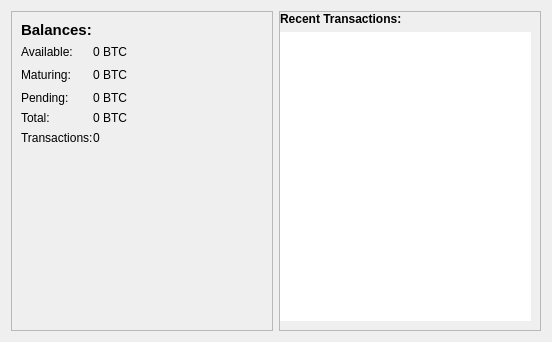
<?xml version="1.0" encoding="UTF-8"?>
<ui version="4.0">
 <class>OverviewPage</class>
 <widget class="QWidget" name="OverviewPage">
  <property name="geometry">
   <rect>
    <x>0</x>
    <y>0</y>
    <width>552</width>
    <height>342</height>
   </rect>
  </property>
  <property name="windowTitle">
   <string>Form</string>
  </property>
  <layout class="QHBoxLayout" name="horizontalLayout" stretch="1,1">
   <item>
    <layout class="QVBoxLayout" name="verticalLayout_2">
     <item>
      <widget class="QFrame" name="frameOverview">
       <property name="frameShape">
        <enum>QFrame::StyledPanel</enum>
       </property>
       <property name="frameShadow">
        <enum>QFrame::Raised</enum>
       </property>
       <layout class="QGridLayout" name="gridLayout_3">
        <property name="horizontalSpacing">
         <number>0</number>
        </property>
        <item row="0" column="0">
         <widget class="QLabel" name="titleBalances">
          <property name="font">
           <font>
            <pointsize>11</pointsize>
            <weight>75</weight>
            <bold>true</bold>
           </font>
          </property>
          <property name="text">
           <string>Balances:</string>
          </property>
         </widget>
        </item>
        <item row="1" column="0">
         <widget class="QLabel" name="titleBalance">
          <property name="text">
           <string>Available:</string>
          </property>
         </widget>
        </item>
        <item row="1" column="1">
         <widget class="QLabel" name="labelBalance">
          <property name="text">
           <string notr="true">0 BTC</string>
          </property>
          <property name="alignment">
           <set>Qt::AlignRight|Qt::AlignTrailing|Qt::AlignVCenter</set>
          </property>
         </widget>
        </item>
        <item row="2" column="0">
         <widget class="QLabel" name="titleMaturing">
          <property name="text">
           <string>Maturing:</string>
          </property>
         </widget>
        </item>
        <item row="2" column="1">
         <widget class="QLabel" name="labelMaturing">
          <property name="text">
           <string notr="true">0 BTC</string>
          </property>
          <property name="alignment">
           <set>Qt::AlignRight|Qt::AlignTrailing|Qt::AlignVCenter</set>
          </property>
         </widget>
        </item>
        <item row="2" column="2">
         <spacer name="horizontalSpacer">
          <property name="orientation">
           <enum>Qt::Horizontal</enum>
          </property>
          <property name="sizeHint" stdset="0">
           <size>
            <width>40</width>
            <height>20</height>
           </size>
          </property>
         </spacer>
        </item>
        <item row="3" column="0">
         <widget class="QLabel" name="titleUnconfirmed">
          <property name="text">
           <string>Pending:</string>
          </property>
         </widget>
        </item>
        <item row="3" column="1">
         <widget class="QLabel" name="labelUnconfirmed">
          <property name="text">
           <string notr="true">0 BTC</string>
          </property>
          <property name="alignment">
           <set>Qt::AlignRight|Qt::AlignTrailing|Qt::AlignVCenter</set>
          </property>
         </widget>
        </item>
        <item row="4" column="0">
         <widget class="QLabel" name="titleTotal">
          <property name="text">
           <string>Total:</string>
          </property>
         </widget>
        </item>
        <item row="4" column="1">
         <widget class="QLabel" name="labelTotal">
          <property name="text">
           <string>0 BTC</string>
          </property>
          <property name="alignment">
           <set>Qt::AlignRight|Qt::AlignTrailing|Qt::AlignVCenter</set>
          </property>
         </widget>
        </item>
        <item row="5" column="0">
         <widget class="QLabel" name="titleNumTransactions">
          <property name="text">
           <string>Transactions:</string>
          </property>
         </widget>
        </item>
        <item row="5" column="1">
         <widget class="QLabel" name="labelNumTransactions">
          <property name="text">
           <string>0</string>
          </property>
          <property name="alignment">
           <set>Qt::AlignLeading|Qt::AlignLeft|Qt::AlignVCenter</set>
          </property>
         </widget>
        </item>
        <item row="6" column="0">
         <spacer name="verticalSpacer">
          <property name="orientation">
           <enum>Qt::Vertical</enum>
          </property>
          <property name="sizeHint" stdset="0">
           <size>
            <width>20</width>
            <height>40</height>
           </size>
          </property>
         </spacer>
        </item>
       </layout>
      </widget>
     </item>
    </layout>
   </item>
   <item>
    <layout class="QVBoxLayout" name="verticalLayout_3">
     <item>
      <widget class="QFrame" name="frame_2">
       <property name="frameShape">
        <enum>QFrame::StyledPanel</enum>
       </property>
       <property name="frameShadow">
        <enum>QFrame::Raised</enum>
       </property>
       <layout class="QVBoxLayout" name="verticalLayout">
        <property name="leftMargin">
         <number>0</number>
        </property>
        <property name="topMargin">
         <number>0</number>
        </property>
        <item>
         <widget class="QLabel" name="titleTx">
          <property name="text">
           <string>&lt;html&gt;&lt;head/&gt;&lt;body&gt;&lt;p&gt;&lt;span style=&quot; font-weight:600;&quot;&gt;Recent Transactions:&lt;/span&gt;&lt;/p&gt;&lt;/body&gt;&lt;/html&gt;</string>
          </property>
         </widget>
        </item>
        <item>
         <widget class="QListView" name="listTransactions">
          <property name="frameShape">
           <enum>QFrame::NoFrame</enum>
          </property>
          <property name="verticalScrollBarPolicy">
           <enum>Qt::ScrollBarAlwaysOff</enum>
          </property>
          <property name="horizontalScrollBarPolicy">
           <enum>Qt::ScrollBarAlwaysOff</enum>
          </property>
         </widget>
        </item>
       </layout>
      </widget>
     </item>
    </layout>
   </item>
  </layout>
 </widget>
 <resources/>
 <connections/>
</ui>
